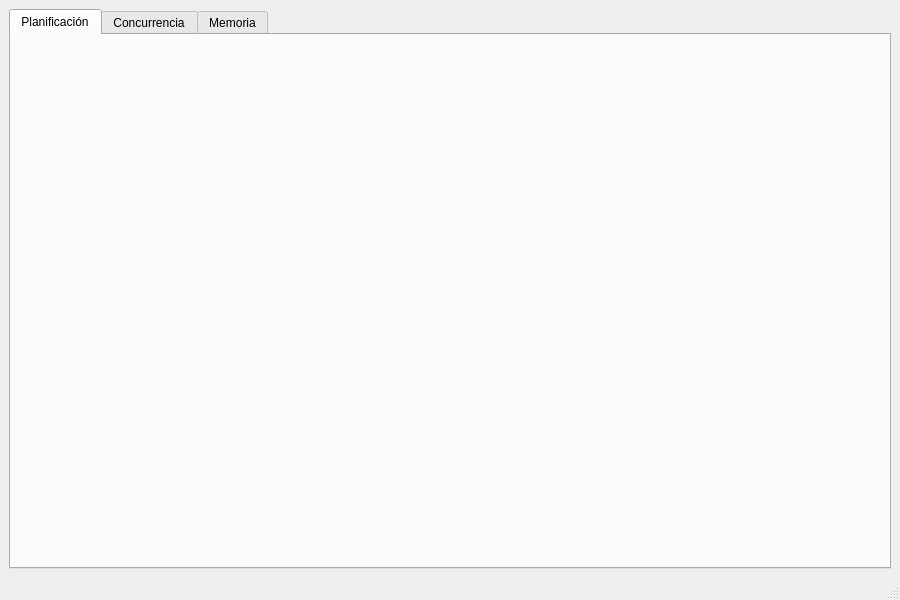
<?xml version="1.0" encoding="UTF-8"?>
<ui version="4.0">
 <class>MainWindow</class>
 <widget class="QMainWindow" name="MainWindow">
  <property name="geometry">
   <rect>
    <x>0</x>
    <y>0</y>
    <width>900</width>
    <height>600</height>
   </rect>
  </property>
  <property name="windowTitle">
   <string>SO Suite</string>
  </property>
  <widget class="QWidget" name="centralwidget">
   <layout class="QVBoxLayout" name="verticalLayout">
    <item>
     <widget class="QTabWidget" name="tabs">
      <property name="tabPosition">
       <enum>QTabWidget::North</enum>
      </property>
      <widget class="QWidget" name="tabPlan">
       <attribute name="title">
        <string>Planificación</string>
       </attribute>
       <layout class="QVBoxLayout">
        <item>
         <widget class="QWidget" name="planContainer"/>
        </item>
       </layout>
      </widget>
      <widget class="QWidget" name="tabConc">
       <attribute name="title">
        <string>Concurrencia</string>
       </attribute>
       <layout class="QVBoxLayout">
        <item><widget class="QWidget" name="concContainer"/></item>
       </layout>
      </widget>
      <widget class="QWidget" name="tabMem">
       <attribute name="title">
        <string>Memoria</string>
       </attribute>
       <layout class="QVBoxLayout">
        <item><widget class="QWidget" name="memContainer"/></item>
       </layout>
      </widget>
     </widget>
    </item>
   </layout>
  </widget>
  <widget class="QStatusBar" name="statusbar"/>
 </widget>
 <resources/>
 <connections/>
</ui>
